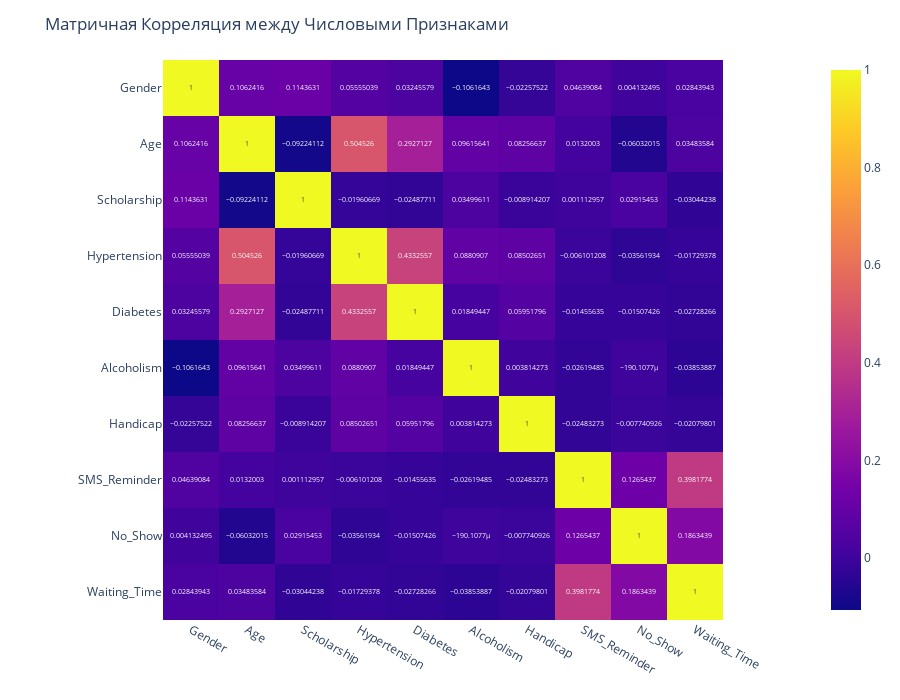

The code cell stored with this chart in its notebook:
### Code cell
#visualise the correlation
fig = px.imshow(matrix_corr_p,
                text_auto=True)

#set characteristics
fig.update_layout(height=700,
                  width=900,
                  title_text='Матричная Корреляция между Числовыми Признаками'
)

fig.show()

#log the heatmap
experiment.log_figure(figure=fig)

### Figure 1 — Plotly figure (JSON) as saved in the notebook; plotly's stock layout.template omitted (floating-point values rounded to 4 significant figures)
{"data": [{"coloraxis": "coloraxis", "hovertemplate": "x: %{x}<br>y: %{y}<br>color: %{z}<extra></extra>", "name": "0", "texttemplate": "%{z}", "type": "heatmap", "x": ["Gender", "Age", "Scholarship", "Hypertension", "Diabetes", "Alcoholism", "Handicap", "SMS_Reminder", "No_Show", "Waiting_Time"], "xaxis": "x", "y": ["Gender", "Age", "Scholarship", "Hypertension", "Diabetes", "Alcoholism", "Handicap", "SMS_Reminder", "No_Show", "Waiting_Time"], "yaxis": "y", "z": [[1, 0.1062, 0.1144, 0.05555, 0.03246, -0.1062, -0.02258, 0.04639, 0.004132, 0.02844], [0.1062, 1, -0.09224, 0.5045, 0.2927, 0.09616, 0.08257, 0.0132, -0.06032, 0.03484], [0.1144, -0.09224, 1, -0.01961, -0.02488, 0.035, -0.008914, 0.001113, 0.02915, -0.03044], [0.05555, 0.5045, -0.01961, 1, 0.4333, 0.08809, 0.08503, -0.006101, -0.03562, -0.01729], [0.03246, 0.2927, -0.02488, 0.4333, 1, 0.01849, 0.05952, -0.01456, -0.01507, -0.02728], [-0.1062, 0.09616, 0.035, 0.08809, 0.01849, 1, 0.003814, -0.02619, -0.0001901, -0.03854], [-0.02258, 0.08257, -0.008914, 0.08503, 0.05952, 0.003814, 1, -0.02483, -0.007741, -0.0208], [0.04639, 0.0132, 0.001113, -0.006101, -0.01456, -0.02619, -0.02483, 1, 0.1265, 0.3982], [0.004132, -0.06032, 0.02915, -0.03562, -0.01507, -0.0001901, -0.007741, 0.1265, 1, 0.1863], [0.02844, 0.03484, -0.03044, -0.01729, -0.02728, -0.03854, -0.0208, 0.3982, 0.1863, 1]]}], "layout": {"coloraxis": {"colorscale": [[0, "#0d0887"], [0.1111, "#46039f"], [0.2222, "#7201a8"], [0.3333, "#9c179e"], [0.4444, "#bd3786"], [0.5556, "#d8576b"], [0.6667, "#ed7953"], [0.7778, "#fb9f3a"], [0.8889, "#fdca26"], [1, "#f0f921"]]}, "height": 700, "margin": {"t": 60}, "title": {"text": "Матричная Корреляция между Числовыми Признаками"}, "width": 900, "xaxis": {"anchor": "y", "constrain": "domain", "domain": [0, 1], "scaleanchor": "y"}, "yaxis": {"anchor": "x", "autorange": "reversed", "constrain": "domain", "domain": [0, 1]}}}
